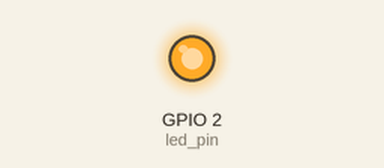
This sketch was run on a simulated ESP32. Shown: output pins drawn as LEDs (lit = HIGH).

Above: at 0.2 s.
At 5.6 s:
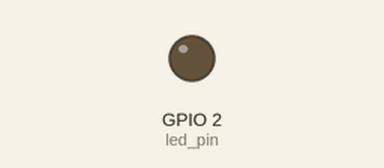
Timing chart, 0 to 6.9 s (numbered marks = the images above):
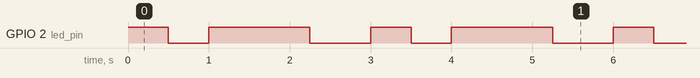

The sketch:

RTOS_LED_BLINK.ino
```cpp
// Use only core 1 for demo
#if CONFIG_FREERTOS_UNICORE
static const BaseType_t app_cpu = 0;
#else
static const BaseType_t app_cpu = 1;
#endif
#define LED_BUILTIN 2
// Pins
static const int led_pin = LED_BUILTIN;

// Define the task (Blink an LED)
void toggleLED(void *ptr) {
 while(1){
  digitalWrite(led_pin,HIGH);
  vTaskDelay(500/portTICK_PERIOD_MS);// vTaskDealy fun. taks ticks as an arg., portTICK_PERIOD_MS = 1ms by defualt
                                 // To get the ms of delay devid ms over portTICK_PERIOD_MS
  digitalWrite(led_pin,LOW);
  vTaskDelay(500/portTICK_PERIOD_MS);
}
  }

// Define the task (Blink an LED)
void toggleLED2(void *ptr) {
 while(1){
  digitalWrite(led_pin,HIGH);
  vTaskDelay(750/portTICK_PERIOD_MS);// vTaskDealy fun. taks ticks as an arg., portTICK_PERIOD_MS = 1ms by defualt
                                 // To get the ms of delay devid ms over portTICK_PERIOD_MS
  digitalWrite(led_pin,LOW);
  vTaskDelay(750/portTICK_PERIOD_MS);
}
  }
void setup() {
  // Config. pin
  pinMode(led_pin,OUTPUT);

  // Config. Task
  xTaskCreatePinnedToCore( // Use xTaskcreate() in vanilla Free RTOS
  toggleLED,               // Fun to be called
  "Toggle LED",            // Task Name
  1024,                    // Uint16_t usStackDepth Stack size (bytes in ESP32, words in FreeRTOS)
  NULL,                    // Parameter to pass to the fun
  1,                       // Task priority
  NULL,                    // Task handle
  app_cpu);                // Run on one core only for (ESP32)

  // Task config is done in this way because it is spesfic to esp32 on Arduino IDE

  // Config. Task
  xTaskCreatePinnedToCore( // Use xTaskcreate() in vanilla Free RTOS
  toggleLED2,               // Fun to be called
  "Toggle LED2",            // Task Name
  1024,                    // Uint16_t usStackDepth Stack size (bytes in ESP32, words in FreeRTOS)
  NULL,                    // Parameter to pass to the fun
  1,                       // Task priority
  NULL,                    // Task handle
  app_cpu);                // Run on one core only for (ESP32)
}

void loop() {

}
```

Measured:
- by itself, GPIO 2 (led_pin): repeats every 3.0 s: LOW 0.50 s, HIGH 1.3 s, LOW 0.75 s, HIGH 0.50 s
- by itself, everything shown: repeats every 3.0 s, in 4 steps
